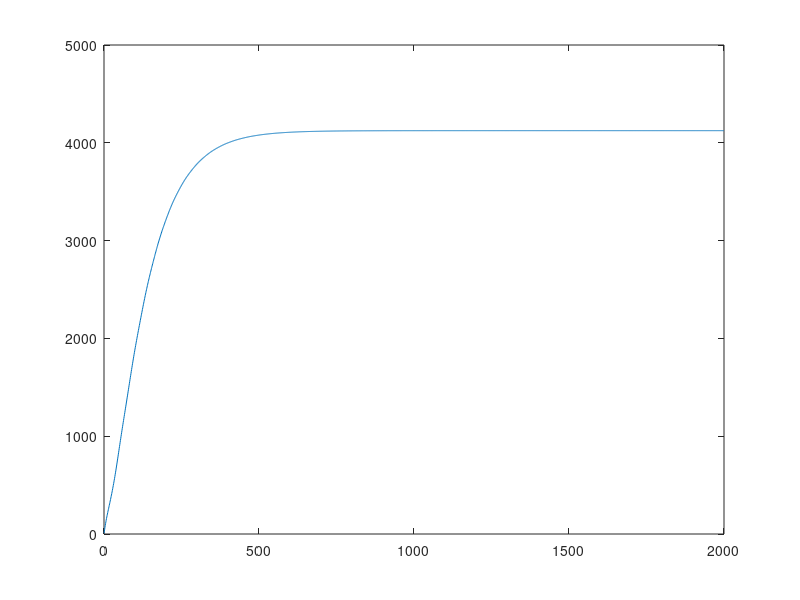

The MATLAB source for this figure:
clc
clear all

%% 给定系统参数,参数来自 costa discrete
%% 控制系统参数
modes = 2; %系统模态数量
A(:,:,1) = 0.8353; %被控系统状态方程状态转移矩阵
A(:,:,2) = 0.9646;

B(:,:,1) = 0.0915; %被控系统状态方程控制输入增益矩阵
B(:,:,2) = 0.0982; 

C(:,:,1) = 1; %被控系统输出方程输出矩阵
C(:,:,2) = 1;

D = 1; %被控系统输出方程控制输入增益矩阵

Pr(:,:) = [0.9767 0.0233;0.0435 0.9565]; % 被控系统模态转移概率

%% 跟踪系统参数
alpha = 0.15;
a = 0.4;
b = 0.5;
c = sqrt(1-a^2-b^2); %由以上参数构造三维正弦波
hat_A = [cos(alpha)+(1-cos(alpha))*a^2   (1-cos(alpha))*a*b-sin(alpha)*c  (1-cos(alpha))*a*c+sin(alpha)*b;
    (1-cos(alpha))*a*b+sin(alpha)*c  cos(alpha)+(1-cos(alpha))*b^2    (1-cos(alpha))*b*c-sin(alpha)*a;
    (1-cos(alpha))*a*c-sin(alpha)*b  (1-cos(alpha))*b*c+sin(alpha)*a  cos(alpha)+(1-cos(alpha))*c^2;]; %被跟踪系统状态方程状态转移矩阵

hat_C = [1 1 1]; %被跟踪系统输出方程输出矩阵

%% 给定性能指标参数正定矩阵Q、R、衰减因子gamma
[A_row,~] = size(A(:,:,1));  %size函数默认返回矩阵维度,获取被控系统状态的维数
[~,B_col] = size(B(:,:,1));  %获取被控系统控制输入的维数
[C_row,~] = size(C(:,:,1));  %获取被控系统输出的维数
[hat_A_row,~] = size(hat_A); %获取被跟踪系统状态的维数

Q(:,:,1) = 50*eye(C_row); %系统跟踪误差权重矩阵
Q(:,:,2) = 50*eye(C_row);

R = 0.5;  %系统控制输入权重矩阵

gamma = 0.99;  %衰减因子gamma

%% 根据[x r]增广系统参数生成新的系统参数
for mode=1:modes
    tilde_A(:,:,mode) = blkdiag(A(:,:,mode),hat_A);  %blkdiag函数根据已有矩阵生成准对角矩阵
    tilde_B(:,:,mode) = [B(:,:,mode)' zeros(B_col,hat_A_row)]';
    tilde_C(:,:,mode) = [C(:,:,mode) -hat_C];
end

%% 直接迭代参数
P = zeros(A_row + hat_A_row,A_row + hat_A_row,modes); % 给定解的初始值
sigmma_P = zeros(A_row + hat_A_row,A_row + hat_A_row,modes); %定义按概率加权求和矩阵
S_u(:,:,:) = zeros(B_col,A_row+hat_A_row,modes);  % 给定控制增益K_u的初始值
norm = 0;
episodes = 2000; %给定求解迭代次数

for episode = 1:episodes
    for mode = 1:modes
        sigmma_P(:,:,mode) = Pr(mode,1)*P(:,:,1) + Pr(mode,2)*P(:,:,2); %由当前P构造sigmma_P
        P(:,:,mode) = tilde_C(:,:,mode)'*Q(:,:,mode)*tilde_C(:,:,mode) + gamma*tilde_A(:,:,mode)'*sigmma_P(:,:,mode)*tilde_A(:,:,mode) - (tilde_C(:,:,mode)'*Q(:,:,mode)*D + gamma*tilde_A(:,:,mode)'*sigmma_P(:,:,mode)*tilde_B(:,:,mode))*inv(D*Q(:,:,mode)*D + gamma*tilde_B(:,:,mode)'*sigmma_P(:,:,mode)*tilde_B(:,:,mode) + R)*(D*Q(:,:,mode)*tilde_C(:,:,mode) + gamma*tilde_B(:,:,mode)'*sigmma_P(:,:,mode)*tilde_A(:,:,mode));
    end
    norm(episode) = trace(P(:,:,1)'*P(:,:,1) + P(:,:,2)'*P(:,:,2));
end

for mode = 1:modes
    sigmma_P(:,:,mode) = Pr(mode,1)*P(:,:,1) + Pr(mode,2)*P(:,:,2); 
    S_u(:,:,mode) = -inv(gamma*tilde_B(:,:,mode)'*sigmma_P(:,:,mode)*tilde_B(:,:,mode) + R)*(D*Q(:,:,mode)*tilde_C(:,:,mode) + gamma*tilde_B(:,:,mode)'*sigmma_P(:,:,mode)*tilde_A(:,:,mode));
end

figure(1)
plot(0:1:(episodes-1),norm)